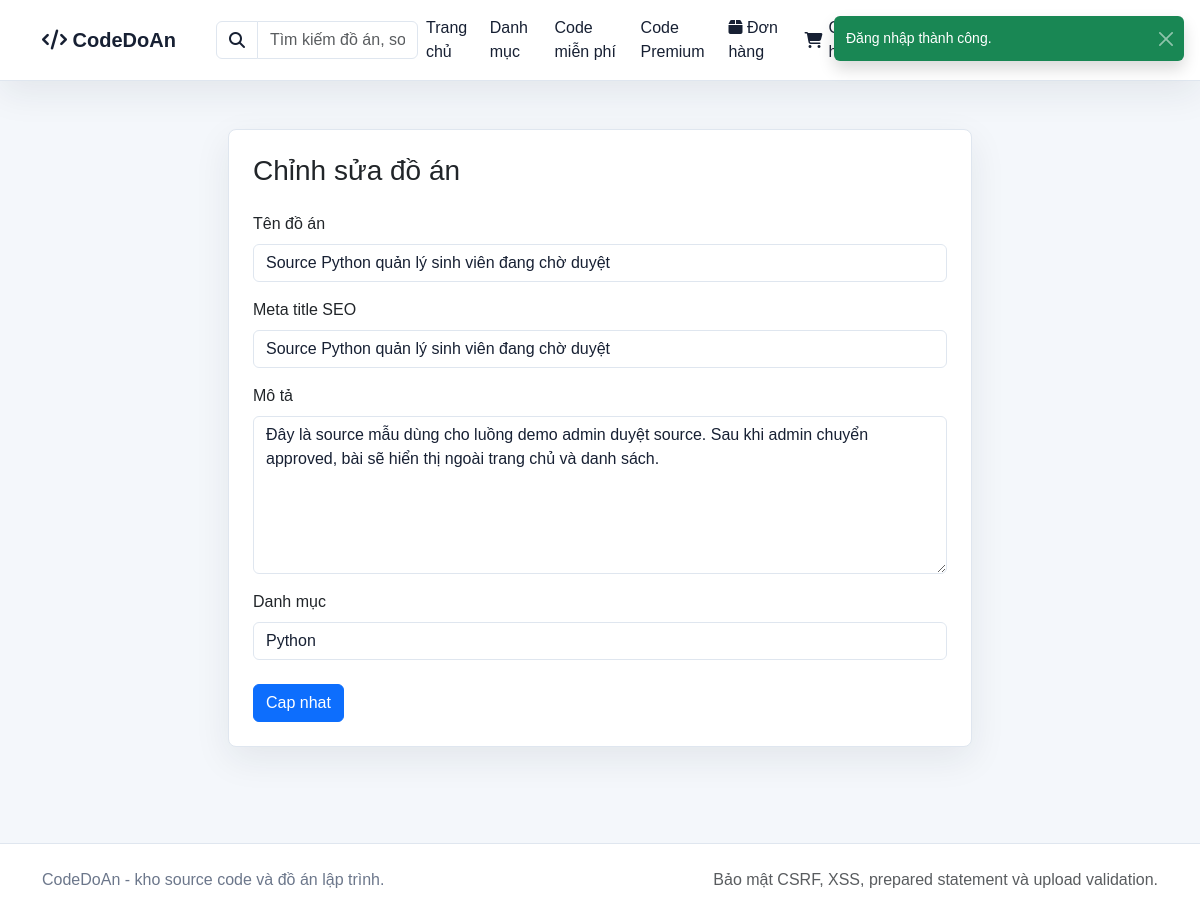
The app's page /projects/edit.php?id=4 (signed in) with its own data.
### tables this page shows
CREATE TABLE projects (
    id INT AUTO_INCREMENT PRIMARY KEY,
    user_id INT,
    category_id INT,
    title VARCHAR(255),
    slug VARCHAR(255),
    meta_title VARCHAR(255),
    short_description VARCHAR(255),
    description TEXT,
    tech_stack VARCHAR(255),
    version VARCHAR(50),
    file_size VARCHAR(50),
    demo_link VARCHAR(255),
    video_demo VARCHAR(255),
    install_guide TEXT,
    main_features TEXT,
    views INT DEFAULT 0,
    downloads_count INT DEFAULT 0,
    image VARCHAR(255),
    source_file VARCHAR(255),
    price INT DEFAULT 0,
    sale_price INT DEFAULT 0,
    is_free TINYINT(1) DEFAULT 0,
    tier ENUM('basic','premium','exclusive') DEFAULT 'basic',
    is_featured TINYINT(1) DEFAULT 0,
    is_hot TINYINT(1) DEFAULT 0,
    downloads INT DEFAULT 0,
    status ENUM('pending','approved','rejected','hidden') DEFAULT 'pending',
    created_at TIMESTAMP DEFAULT CURRENT_TIMESTAMP
);

CREATE TABLE categories (
    id INT AUTO_INCREMENT PRIMARY KEY,
    name VARCHAR(100),
    slug VARCHAR(120)
);

### config.php (called while the page is built, shortened)
<?php
$host = 'localhost';
$user = 'root';
$pass = '';
$db = 'project_share';
$conn = mysqli_connect($host, $user, $pass, $db);
mysqli_set_charset($conn, 'utf8mb4');
function db_query(string $sql, array $params = [], string $types = '')
{
    global $conn;
    if (!$params) {
        return mysqli_query($conn, $sql);
    }
    $stmt = mysqli_prepare($conn, $sql);
    mysqli_stmt_bind_param($stmt, $types, ...$params);
    mysqli_stmt_execute($stmt);
    return mysqli_stmt_get_result($stmt) ?: $stmt;
}
function db_all(string $sql, array $params = [], string $types = ''): array
{
    $result = db_query($sql, $params, $types);
    return $result instanceof mysqli_result ? mysqli_fetch_all($result, MYSQLI_ASSOC) : [];
}
function db_one(string $sql, array $params = [], string $types = ''): ?array
{
    $result = db_query($sql, $params, $types);
    $row = mysqli_fetch_assoc($result);
    return $row ?: null;
}
function e($value): string
{
    return htmlspecialchars((string) $value, ENT_QUOTES, 'UTF-8');
}

### projects/edit.php (the view, shortened to what this page needs)
<?php
require_once dirname(__DIR__) . '/config.php';
$id = (int) ($_GET['id'] ?? 0);
$project = db_one('SELECT * FROM projects WHERE id = ?', [$id], 'i');
$categories = db_all('SELECT * FROM categories ORDER BY name');
?>
<?php include dirname(__DIR__) . '/includes/header.php'; ?>
<?php include dirname(__DIR__) . '/includes/navbar.php'; ?>
<main class="container py-5">
    <div class="card col-lg-8 mx-auto">
        <div class="card-body p-4">
            <h3 class="mb-4">Chỉnh sửa đồ án</h3>
            <form method="POST">
                <label class="form-label">Tên đồ án</label>
                <input type="text" name="title" class="form-control mb-3" value="<?php echo e($project['title']); ?>" required>
                <label class="form-label">Meta title SEO</label>
                <input type="text" name="meta_title" class="form-control mb-3" value="<?php echo e($project['meta_title']); ?>">
                <label class="form-label">Mô tả</label>
                <textarea name="description" class="form-control mb-3" rows="6" required><?php echo e($project['description']); ?></textarea>
                <label class="form-label">Danh mục</label>
                <select name="category_id" class="form-select mb-4">
                    <?php foreach ($categories as $cat) { ?>
                        <option value="<?php echo (int) $cat['id']; ?>" <?php echo (int) $cat['id'] === (int) $project['category_id'] ? 'selected' : ''; ?>>
                            <?php echo e($cat['name']); ?>
                        </option>
                    <?php } ?>
                </select>
                <button class="btn btn-primary">Cap nhat</button>
            </form>
        </div>
    </div>
</main>
<?php include dirname(__DIR__) . '/includes/footer.php'; ?>

### assets/css/style.css (style rules this page uses)
:root { --bg: #f4f7fb; --surface: #ffffff; --surface-soft: #eef3f9; --text: #172033; --muted: #6c778b; --border: #dfe6ef; --primary: #2563eb; --success: #0f9f6e; --danger: #dc3545; --shadow: 0 12px 36px rgba(23, 32, 51, 0.08); }
* { letter-spacing: 0; }
body { min-height: 100vh; background: var(--bg); color: var(--text); font-family: Arial, Helvetica, sans-serif; }
.search-box .form-control, .search-box .input-group-text, .form-control, .form-select { background: var(--surface); border-color: var(--border); color: var(--text); }
.card, .table-panel, .auth-card { background: var(--surface); border: 1px solid var(--border); border-radius: 8px; box-shadow: var(--shadow); overflow: hidden; }

### records on screen
projects: title "Source Python quản lý sinh viên đang chờ duyệt", meta_title "Source Python quản lý sinh viên đang chờ duyệt", description "Đây là source mẫu dùng cho luồng demo admin duyệt source. Sau khi admin chuyển approved, bài sẽ hiển thị ngoài trang chủ và danh sách.", category_id "Python"

### other values on screen
$flash['message'] "Đăng nhập thành công."
